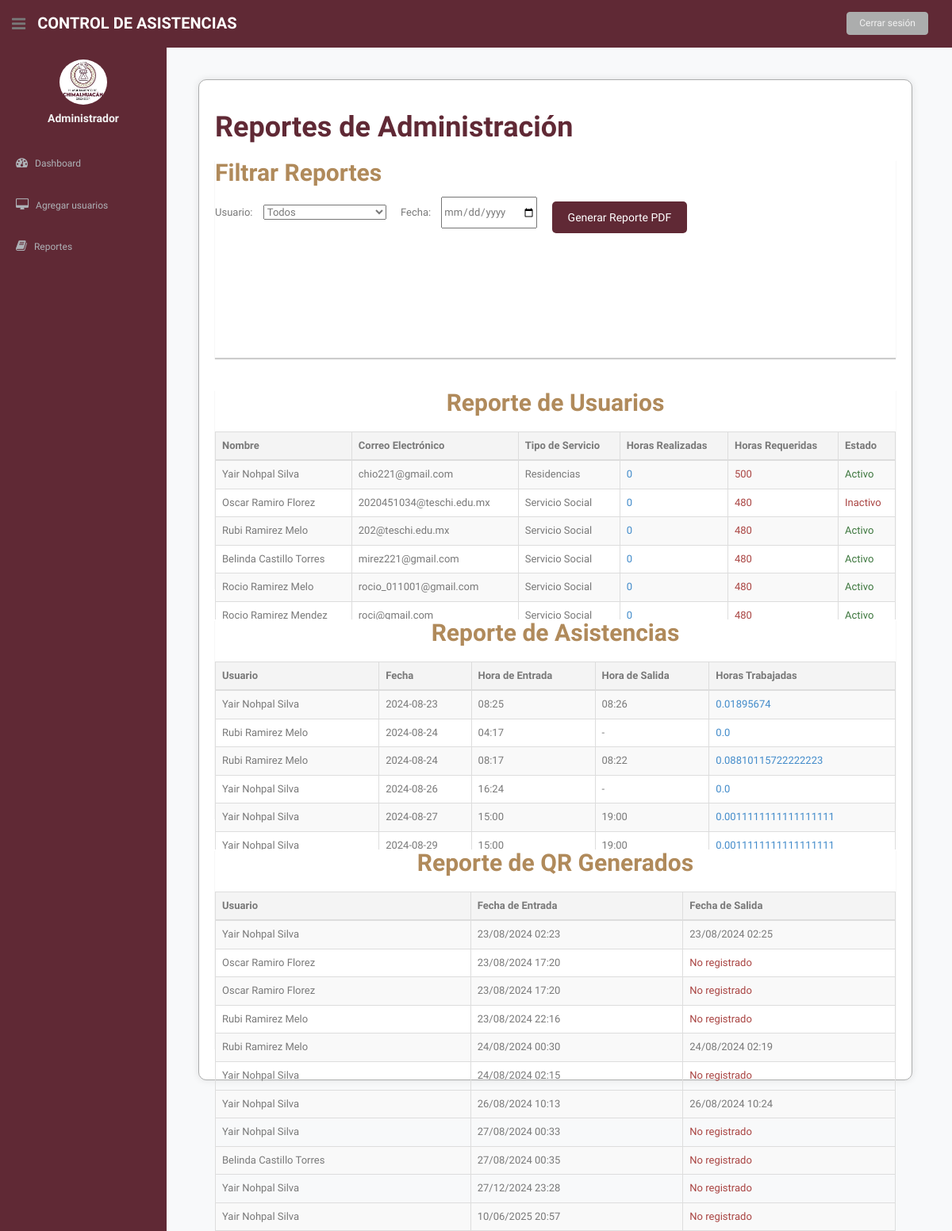
The page /reportes_admin/ on the database its author committed.
### asistencia/models.py (models this page shows, shortened)
class Usuario(models.Model):
    nombre = models.CharField(max_length=100)
    apellido_paterno = models.CharField(max_length=100)
    apellido_materno = models.CharField(max_length=100)
    telefono = models.CharField(max_length=10)
    correo_electronico = models.EmailField(unique=True)
    fecha_registro = models.DateField(auto_now_add=True)
    user = models.OneToOneField(User, on_delete=models.CASCADE, null=True, blank=True)
    OPCIONES_SERVICIO = [
        ('SS', 'Servicio Social'),
        ('R', 'Residencias'),
    ]
    tipo_servicio = models.CharField(max_length=2, choices=OPCIONES_SERVICIO)
    horas_realizadas = models.IntegerField(default=0)
    horas_requeridas = models.IntegerField()
    activo = models.BooleanField(default=True)

class Asistencia(models.Model):
    usuario = models.ForeignKey(Usuario, on_delete=models.CASCADE)
    fecha_escaneo_entrada = models.DateTimeField(blank=True, null=True)
    fecha_escaneo_salida = models.DateTimeField(blank=True, null=True)
    horas = models.DurationField(blank=True, null=True)
    @property
    def fecha(self):
        return self.fecha_escaneo_entrada.date() if self.fecha_escaneo_entrada else None
    @property
    def hora_entrada(self):
        return self.fecha_escaneo_entrada.strftime('%H:%M') if self.fecha_escaneo_entrada else "-"
    @property
    def hora_salida(self):
        return self.fecha_escaneo_salida.strftime('%H:%M') if self.fecha_escaneo_salida else "-"
    @property
    def horas_trabajadas(self):
        if self.horas:
            return self.horas.total_seconds() / 3600
        return 0.0

class QR(models.Model):
    usuario = models.ForeignKey(Usuario, on_delete=models.CASCADE)
    qr_entrada_fecha = models.DateTimeField(auto_now_add=True)
    qr_salida_fecha = models.DateTimeField(blank=True, null=True)

### asistencia/views.py (the view)
# urls.py: path('reportes_admin/', reportes_admin_view, name='reportes_admin'),
def reportes_admin_view(request):
    usuario_id = request.GET.get('usuario')
    fecha = request.GET.get('fecha')
    usuarios = Usuario.objects.all()
    if usuario_id:
        usuarios = usuarios.filter(id=usuario_id)
    asistencias = Asistencia.objects.all()
    if fecha:
        fecha = parse_date(fecha)
        asistencias = asistencias.filter(fecha_escaneo_entrada__date=fecha)
    qrs = QR.objects.all()
    if fecha:
        qrs = qrs.filter(qr_entrada_fecha__date=fecha)
    context = {
        'usuarios': usuarios,
        'asistencias': asistencias,
        'qrs': qrs,
    }
    return render(request, 'reportes_admin.html', context)

### asistencia/templates/reportes_admin.html (shortened to what this page needs)
{% load static %}
<!DOCTYPE html>
<html lang="en">
<head>
  <link href="{% static 'css/bootstrap.css' %}" rel="stylesheet">
  <link href="{% static 'font-awesome/css/font-awesome.css' %}" rel="stylesheet" />
  <link rel="stylesheet" type="text/css" href="{% static 'css/zabuto_calendar.css' %}">
  <link rel="stylesheet" type="text/css" href="{% static 'js/gritter/css/jquery.gritter.css' %}" />
  <link rel="stylesheet" type="text/css" href="{% static 'lineicons/style.css' %}">
  <link href="{% static 'css/style.css' %}" rel="stylesheet">
  <link href="{% static 'css/style-responsive.css' %}" rel="stylesheet">
</head>
<body>
<section id="container">
        {% include 'general/menu.html' %}
    <div class="container">
        <h1>Reportes de Administración</h1>
        <div class="card">
            <h2>Filtrar Reportes</h2>
            <form class="filter-form" method="get" action="{% url 'reportes_admin' %}">
                <label for="usuario">Usuario:</label>
                <select id="usuario" name="usuario">
                    <option value="">Todos</option>
                </select>
                <label for="fecha">Fecha:</label>
                <input type="date" id="fecha" name="fecha" value="{% if request.GET.fecha %}{{ request.GET.fecha }}{% endif %}">
                <a href="{% url 'reporte_admin_pdf' %}" class="btn">Generar Reporte PDF</a>
            </form>
        </div>
        <div class="row">
            <div class="col-md-12">
                <div class="card p-3">
                    <h2 class="text-center">Reporte de Usuarios</h2>
                    <div class="table-responsive">
                        <table class="table table-striped table-bordered text-center">
                            <thead class="table-dark">
                                <tr>
                                    <th>Nombre</th>
                                    <th>Correo Electrónico</th>
                                    <th>Tipo de Servicio</th>
                                    <th>Horas Realizadas</th>
                                    <th>Horas Requeridas</th>
                                    <th>Estado</th>
                                </tr>
                            </thead>
                            <tbody>
                                {% for usuario in usuarios %}
                                    <tr>
                                        <td>{{ usuario.nombre }} {{ usuario.apellido_paterno }} {{ usuario.apellido_materno }}</td>
                                        <td>{{ usuario.correo_electronico }}</td>
                                        <td>{{ usuario.get_tipo_servicio_display }}</td>
                                        <td class="fw-bold text-primary">{{ usuario.horas_realizadas }}</td>
                                        <td class="fw-bold text-danger">{{ usuario.horas_requeridas }}</td>
                                        <td class="fw-bold {% if usuario.activo %}text-success{% else %}text-danger{% endif %}">
                                            {{ usuario.activo|yesno:"Activo,Inactivo" }}
                                        </td>
                                    </tr>
                                {% empty %}
                                    <tr>
                                        <td colspan="6">No hay usuarios disponibles.</td>
                                    </tr>
                                {% endfor %}
                            </tbody>
                        </table>
                    </div>
                </div>
            </div>
            <div class="col-md-12">
                <div class="card p-3">
                    <h2 class="text-center">Reporte de Asistencias</h2>
                    <div class="table-responsive">
                        <table class="table table-striped table-bordered text-center">
                            <thead class="table-dark">
                                <tr>
                                    <th>Usuario</th>
                                    <th>Fecha</th>
                                    <th>Hora de Entrada</th>
                                    <th>Hora de Salida</th>
                                    <th>Horas Trabajadas</th>
                                </tr>
                            </thead>
                            <tbody>
                                {% for asistencia in asistencias %}
                                    <tr>
                                        <td>{{ asistencia.usuario.nombre }} {{ asistencia.usuario.apellido_paterno }} {{ asistencia.usuario.apellido_materno }}</td>
                                        <td>{{ asistencia.fecha }}</td>
                                        <td>{{ asistencia.hora_entrada }}</td>
                                        <td>{{ asistencia.hora_salida }}</td>
                                        <td class="fw-bold text-primary">{{ asistencia.horas_trabajadas }}</td>
                                    </tr>
                                {% empty %}
                                    <tr>
                                        <td colspan="5">No hay asistencias registradas.</td>
                                    </tr>
                                {% endfor %}
                            </tbody>
                        </table>
                    </div>
                </div>
            </div>
            <div class="col-md-12">
                <div class="card p-3">
                    <h2 class="text-center">Reporte de QR Generados</h2>
                    <div class="table-responsive">
                        <table class="table table-striped table-bordered text-center">
                            <thead class="table-dark">
                                <tr>
                                    <th>Usuario</th>
                                    <th>Fecha de Entrada</th>
                                    <th>Fecha de Salida</th>
                                </tr>
                            </thead>
                            <tbody>
                                {% for qr in qrs %}
                                    <tr>
                                        <td class="fw-bold">{{ qr.usuario.nombre }} {{ qr.usuario.apellido_paterno }} {{ qr.usuario.apellido_materno }}</td>
                                        <td>{{ qr.qr_entrada_fecha|date:"d/m/Y H:i" }}</td>
                                        <td>
                                            {% if qr.qr_salida_fecha %}
                                                {{ qr.qr_salida_fecha|date:"d/m/Y H:i" }}
                                            {% else %}
                                                <span class="text-danger">No registrado</span>
                                            {% endif %}
                                        </td>
                                    </tr>
                                {% empty %}
                                    <tr>
                                        <td colspan="3">No hay QR generados.</td>
                                    </tr>
                                {% endfor %}
                            </tbody>
                        </table>
                    </div>
                </div>
            </div>
        </div>
    </div>
</section>
</body>
</html>

### asistencia/static/css/style.css (style rules this page uses)
body { color: #797979; background: #f2f2f2; font-family: 'Ruda', sans-serif; padding: 0px !important; margin: 0px !important; font-size:13px; }
a, a:hover, a:focus { text-decoration: none; outline: none; }
#container { width: 100%; height: 100%; }
.card { background: white; box-shadow: 0 2px 1px rgba(0, 0, 0, 0.2); margin-bottom: 1em; height: 250px; }
label { font-weight: 400; }

### asistencia/templates/reportes_admin.html (style rules this page uses)
html, body { height: 100%; margin: 0; padding: 0; }
body { display: flex; justify-content: center; align-items: center; background-color: #f8f9fa; }
.container { background-color: #ffffff; border: 1px solid #ACADAD; padding: 20px; border-radius: 10px; box-shadow: 0px 0px 10px rgba(0, 0, 0, 0.1); width: 100%; max-width: 900px; margin-left: 250px; margin-top: 100px; }
.container h1 { color: #602935; font-weight: bold; margin-bottom: 20px; }
.container h2 { color: #B08A5B; font-weight: bold; margin-bottom: 10px; }
.filter-form { margin-bottom: 20px; }
.filter-form label { margin-right: 10px; }
.filter-form select, .filter-form input[type="date"] { margin-right: 15px; }
.table { width: 100%; border-collapse: collapse; margin: 20px 0; }
.table, th, td { border: 1px solid #ddd; }
th, td { padding: 10px; text-align: left; }
th { background-color: #f4f4f4; }
.card { margin-bottom: 20px; }
.btn { display: inline-block; background-color: #602935; color: #ffffff; padding: 10px 20px; text-decoration: none; border: none; border-radius: 5px; cursor: pointer; transition: background-color 0.3s ease; margin-top: 10px; }

### rows shown on the page
Usuario: nombre "Yair", apellido_paterno "Nohpal", apellido_materno "Silva", correo_electronico "chio221@gmail.com", tipo_servicio "Residencias", horas_realizadas "0", horas_requeridas "500", activo "Activo"
Usuario: nombre "Oscar", apellido_paterno "Ramiro", apellido_materno "Florez", correo_electronico "2020451034@teschi.edu.mx", tipo_servicio "Servicio Social", horas_realizadas "0", horas_requeridas "480", activo "Inactivo"
Usuario: nombre "Rubi", apellido_paterno "Ramirez", apellido_materno "Melo", correo_electronico "202@teschi.edu.mx", tipo_servicio "Servicio Social", horas_realizadas "0", horas_requeridas "480", activo "Activo"
Usuario: nombre "Belinda", apellido_paterno "Castillo", apellido_materno "Torres", correo_electronico "mirez221@gmail.com", tipo_servicio "Servicio Social", horas_realizadas "0", horas_requeridas "480", activo "Activo"
Usuario: nombre "Rocio", apellido_paterno "Ramirez", apellido_materno "Melo", correo_electronico "rocio_011001@gmail.com", tipo_servicio "Servicio Social", horas_realizadas "0", horas_requeridas "480", activo "Activo"
Usuario: nombre "Rocio", apellido_paterno "Ramirez", apellido_materno "Mendez", correo_electronico "roci@gmail.com", tipo_servicio "Servicio Social", horas_realizadas "0", horas_requeridas "480", activo "Activo"
Asistencia: usuario.nombre "Yair", usuario.apellido_paterno "Nohpal", usuario.apellido_materno "Silva", fecha "2024-08-23", hora_entrada "08:25", hora_salida "08:26", horas_trabajadas "0.01895674"
Asistencia: usuario.nombre "Rubi", usuario.apellido_paterno "Ramirez", usuario.apellido_materno "Melo", fecha "2024-08-24", hora_entrada "04:17", hora_salida "-", horas_trabajadas "0.0"
Asistencia: usuario.nombre "Rubi", usuario.apellido_paterno "Ramirez", usuario.apellido_materno "Melo", fecha "2024-08-24", hora_entrada "08:17", hora_salida "08:22", horas_trabajadas "0.08810115722222223"
Asistencia: usuario.nombre "Yair", usuario.apellido_paterno "Nohpal", usuario.apellido_materno "Silva", fecha "2024-08-26", hora_entrada "16:24", hora_salida "-", horas_trabajadas "0.0"
Asistencia: usuario.nombre "Yair", usuario.apellido_paterno "Nohpal", usuario.apellido_materno "Silva", fecha "2024-08-27", hora_entrada "15:00", hora_salida "19:00", horas_trabajadas "0.0011111111111111111"
Asistencia: usuario.nombre "Yair", usuario.apellido_paterno "Nohpal", usuario.apellido_materno "Silva", fecha "2024-08-29", hora_entrada "15:00", hora_salida "19:00", horas_trabajadas "0.0011111111111111111"
QR: usuario.nombre "Yair", usuario.apellido_paterno "Nohpal", usuario.apellido_materno "Silva", qr_entrada_fecha "23/08/2024 02:23", qr_salida_fecha "23/08/2024 02:25"
QR: usuario.nombre "Oscar", usuario.apellido_paterno "Ramiro", usuario.apellido_materno "Florez", qr_entrada_fecha "23/08/2024 17:20", shows "No registrado"
QR: usuario.nombre "Oscar", usuario.apellido_paterno "Ramiro", usuario.apellido_materno "Florez", qr_entrada_fecha "23/08/2024 17:20", shows "No registrado"
QR: usuario.nombre "Rubi", usuario.apellido_paterno "Ramirez", usuario.apellido_materno "Melo", qr_entrada_fecha "23/08/2024 22:16", shows "No registrado"
QR: usuario.nombre "Rubi", usuario.apellido_paterno "Ramirez", usuario.apellido_materno "Melo", qr_entrada_fecha "24/08/2024 00:30", qr_salida_fecha "24/08/2024 02:19"
QR: usuario.nombre "Yair", usuario.apellido_paterno "Nohpal", usuario.apellido_materno "Silva", qr_entrada_fecha "24/08/2024 02:15", shows "No registrado"
QR: usuario.nombre "Yair", usuario.apellido_paterno "Nohpal", usuario.apellido_materno "Silva", qr_entrada_fecha "26/08/2024 10:13", qr_salida_fecha "26/08/2024 10:24"
QR: usuario.nombre "Yair", usuario.apellido_paterno "Nohpal", usuario.apellido_materno "Silva", qr_entrada_fecha "27/08/2024 00:33", shows "No registrado"
QR: usuario.nombre "Belinda", usuario.apellido_paterno "Castillo", usuario.apellido_materno "Torres", qr_entrada_fecha "27/08/2024 00:35", shows "No registrado"
QR: usuario.nombre "Yair", usuario.apellido_paterno "Nohpal", usuario.apellido_materno "Silva", qr_entrada_fecha "27/12/2024 23:28", shows "No registrado"
QR: usuario.nombre "Yair", usuario.apellido_paterno "Nohpal", usuario.apellido_materno "Silva", qr_entrada_fecha "10/06/2025 20:57", shows "No registrado"
